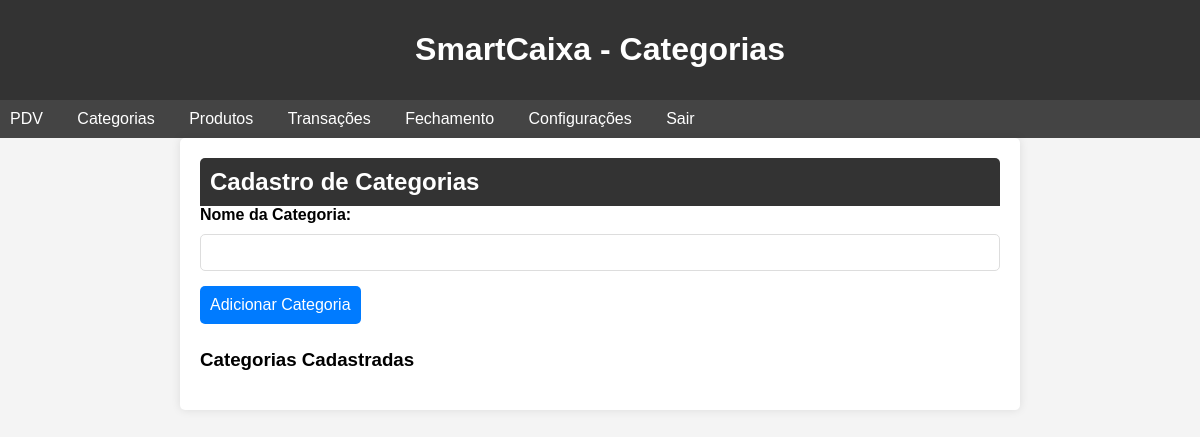
/categorias (signed in), run on an earlier commit of the app's database.
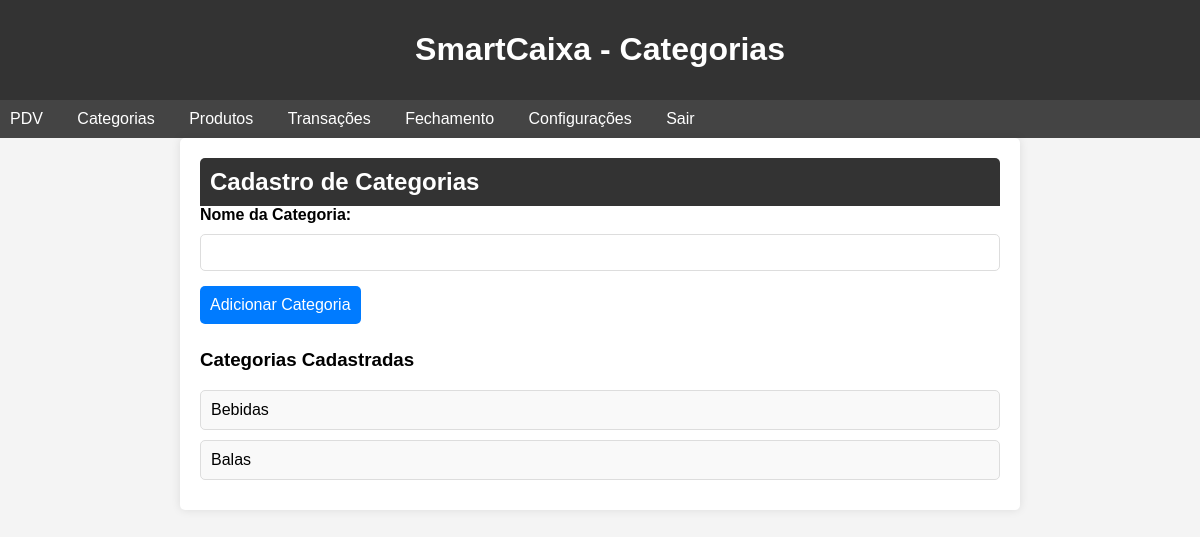
And on a later commit of the database.
### models.py (models this page shows)
class Categoria(db.Model):
    id = db.Column(db.Integer, primary_key=True)
    nome = db.Column(db.String(50), nullable=False)
    produtos = db.relationship('Produto', backref='categoria', lazy=True)

### app.py (the view)
@app.route('/categorias')
def categorias():
    if 'usuario' not in session:
        return redirect(url_for('index'))
    categorias = Categoria.query.all()
    return render_template('categorias.html', categorias=categorias)

### app.py (called while the page is built)
@login_manager.user_loader
def load_user(user_id):
    return Usuario.query.get(int(user_id))

### templates/categorias.html (shortened to what this page needs)
<!DOCTYPE html>
<html lang="pt-BR">
<head>
    <link rel="stylesheet" href="{{ url_for('static', filename='style.css') }}">
</head>
<body>
    <header>
        <h1>SmartCaixa - Categorias</h1>
    </header>
    <nav>
        <ul>
            <li><a href="{{ url_for('pdv') }}">PDV</a></li>
            <li><a href="{{ url_for('categorias') }}">Categorias</a></li>
            <li><a href="{{ url_for('produtos') }}">Produtos</a></li>
            <li><a href="{{ url_for('transacoes') }}">Transações</a></li>
            <li><a href="{{ url_for('fechamento') }}">Fechamento</a></li>
            <li><a href="{{ url_for('configuracoes') }}">Configurações</a></li>
            <li><a href="{{ url_for('logout') }}">Sair</a></li>
        </ul>
    </nav>
    <div class="categorias-container">
        <h2>Cadastro de Categorias</h2>
        <form action="{{ url_for('add_categoria') }}" method="post">
            <label for="nome_categoria">Nome da Categoria:</label>
            <input type="text" id="nome_categoria" name="nome_categoria" required>
            <button type="submit">Adicionar Categoria</button>
        </form>
        <h3>Categorias Cadastradas</h3>
        <ul id="lista-categorias">
            {% for categoria in categorias %}
                <li>{{ categoria.nome }}</li>
            {% endfor %}
        </ul>
    </div>
</body>
</html>

What changed in the data, as far as the page shows it:
added Categoria: nome "Bebidas"
added Categoria: nome "Balas"
